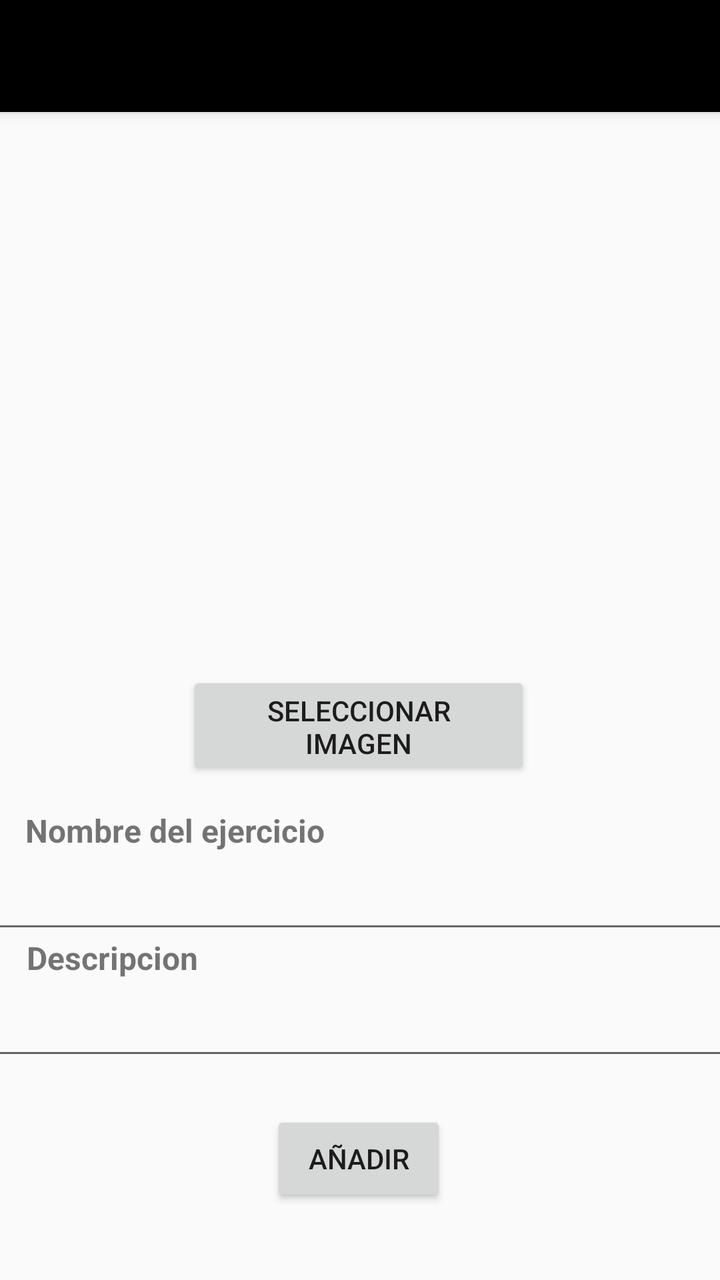
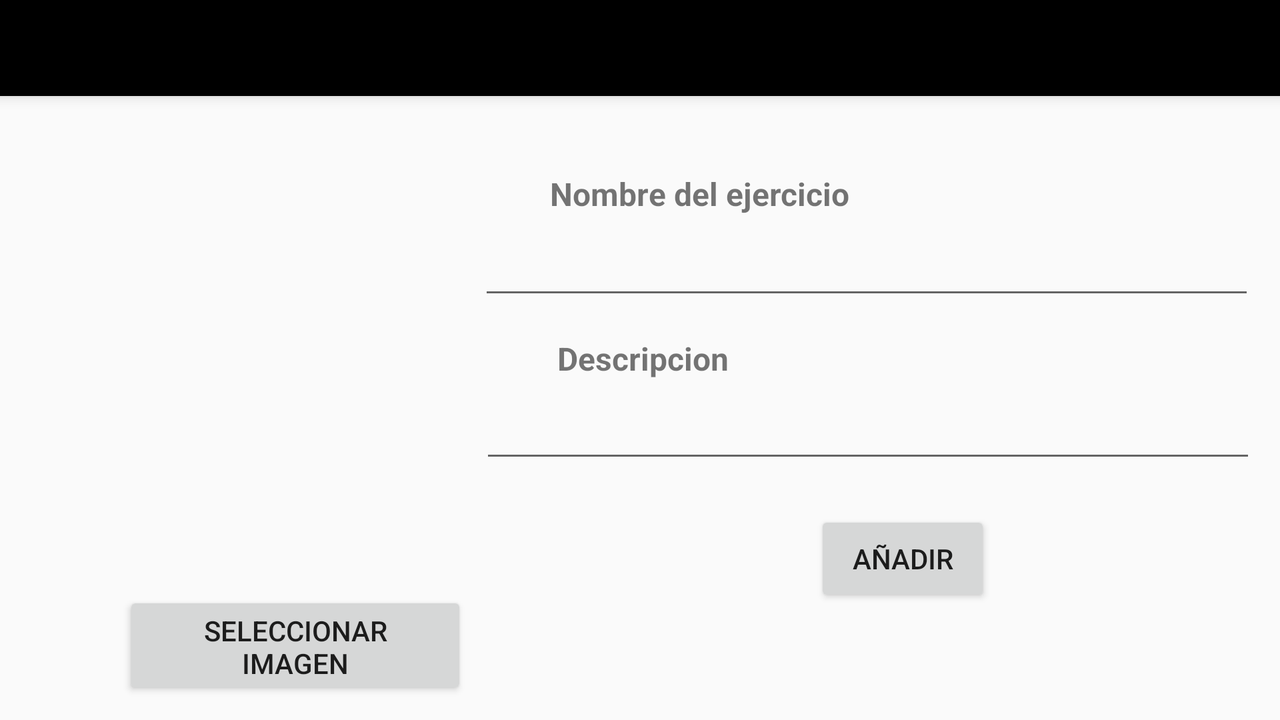

Two renders of one Android screen. The first uses the default layout on a phone; the second uses the alternative layout the repository ships for a different screen configuration, on a matching device. The two XML files are below.
<!-- AndroidManifest.xml: application theme Theme.AppCompat.Light.NoActionBar -->
<!-- res/layout/activity_anadirejercicio.xml -->
<?xml version="1.0" encoding="utf-8"?>
<androidx.constraintlayout.widget.ConstraintLayout xmlns:android="http://schemas.android.com/apk/res/android"
    xmlns:app="http://schemas.android.com/apk/res-auto"
    xmlns:tools="http://schemas.android.com/tools"
    android:layout_width="match_parent"
    android:layout_height="match_parent">

    <androidx.appcompat.widget.Toolbar
        android:id="@+id/labarra"
        android:layout_width="match_parent"
        android:layout_height="?attr/actionBarSize"
        android:background="#000000"
        android:elevation="4dp"
        app:layout_constraintTop_toTopOf="parent" />

    <ImageView
        android:id="@+id/imageView2"
        android:layout_width="301dp"
        android:layout_height="323dp"
        app:layout_constraintBottom_toBottomOf="parent"
        app:layout_constraintEnd_toEndOf="parent"
        app:layout_constraintStart_toStartOf="parent"
        app:layout_constraintTop_toBottomOf="@+id/labarra"
        app:layout_constraintVertical_bias="0.0"
        tools:srcCompat="@tools:sample/avatars" />

    <Button
        android:id="@+id/botonSeleccionarImagen"
        android:layout_width="172dp"
        android:layout_height="54dp"
        android:text="@string/botonSeleccionarImg"
        app:layout_constraintBottom_toBottomOf="parent"
        app:layout_constraintEnd_toEndOf="parent"
        app:layout_constraintHorizontal_bias="0.497"
        app:layout_constraintStart_toStartOf="parent"
        app:layout_constraintTop_toTopOf="parent"
        app:layout_constraintVertical_bias="0.573" />

    <TextView
        android:id="@+id/textView5"
        android:layout_width="wrap_content"
        android:layout_height="wrap_content"
        android:text="@string/tvNombreEjr"
        android:textSize="16sp"
        android:textStyle="bold"
        app:layout_constraintBottom_toBottomOf="parent"
        app:layout_constraintEnd_toEndOf="parent"
        app:layout_constraintHorizontal_bias="0.061"
        app:layout_constraintStart_toStartOf="parent"
        app:layout_constraintTop_toTopOf="parent"
        app:layout_constraintVertical_bias="0.654" />

    <TextView
        android:id="@+id/textView6"
        android:layout_width="wrap_content"
        android:layout_height="wrap_content"
        android:text="@string/tvDescripcion"
        android:textSize="16sp"
        android:textStyle="bold"
        app:layout_constraintBottom_toBottomOf="parent"
        app:layout_constraintEnd_toEndOf="parent"
        app:layout_constraintHorizontal_bias="0.048"
        app:layout_constraintStart_toStartOf="parent"
        app:layout_constraintTop_toTopOf="parent"
        app:layout_constraintVertical_bias="0.757" />

    <EditText
        android:id="@+id/nombreEjer"
        android:layout_width="388dp"
        android:layout_height="51dp"
        android:ems="10"
        android:inputType="text"
        app:layout_constraintBottom_toBottomOf="parent"
        app:layout_constraintEnd_toEndOf="parent"
        app:layout_constraintHorizontal_bias="0.695"
        app:layout_constraintStart_toStartOf="parent"
        app:layout_constraintTop_toTopOf="parent"
        app:layout_constraintVertical_bias="0.714" />

    <EditText
        android:id="@+id/descripEjer"
        android:layout_width="388dp"
        android:layout_height="51dp"
        android:ems="10"
        android:inputType="text"
        app:layout_constraintBottom_toBottomOf="parent"
        app:layout_constraintEnd_toEndOf="parent"
        app:layout_constraintHorizontal_bias="0.695"
        app:layout_constraintStart_toStartOf="parent"
        app:layout_constraintTop_toTopOf="parent"
        app:layout_constraintVertical_bias="0.822" />

    <Button
        android:id="@+id/botonAnadir"
        android:layout_width="wrap_content"
        android:layout_height="wrap_content"
        android:text="@string/botonAnadir"
        app:layout_constraintBottom_toBottomOf="parent"
        app:layout_constraintEnd_toEndOf="parent"
        app:layout_constraintHorizontal_bias="0.498"
        app:layout_constraintStart_toStartOf="parent"
        app:layout_constraintTop_toTopOf="parent"
        app:layout_constraintVertical_bias="0.938" />

</androidx.constraintlayout.widget.ConstraintLayout>
<!-- resources referenced by this layout -->
<resources>
  <string name="botonAnadir">Añadir</string>
  <string name="botonSeleccionarImg">Seleccionar Imagen</string>
  <string name="tvDescripcion">Descripcion</string>
  <string name="tvNombreEjr">Nombre del ejercicio</string>
</resources>
<!-- res/layout-land/activity_anadirejercicio.xml (the repository's variant of the layout above) -->
<!-- drawn on the phone turned sideways -->
<?xml version="1.0" encoding="utf-8"?>
<androidx.constraintlayout.widget.ConstraintLayout xmlns:android="http://schemas.android.com/apk/res/android"
    xmlns:app="http://schemas.android.com/apk/res-auto"
    xmlns:tools="http://schemas.android.com/tools"
    android:layout_width="match_parent"
    android:layout_height="match_parent">

    <androidx.appcompat.widget.Toolbar
        android:id="@+id/labarra"
        android:layout_width="match_parent"
        android:layout_height="?attr/actionBarSize"
        android:background="#000000"
        android:elevation="4dp"
        app:layout_constraintTop_toTopOf="parent" />

    <ImageView
        android:id="@+id/imageView2"
        android:layout_width="266dp"
        android:layout_height="275dp"
        app:layout_constraintBottom_toBottomOf="parent"
        app:layout_constraintEnd_toEndOf="parent"
        app:layout_constraintHorizontal_bias="0.06"
        app:layout_constraintStart_toStartOf="parent"
        app:layout_constraintTop_toBottomOf="@+id/labarra"
        app:layout_constraintVertical_bias="0.102"
        tools:srcCompat="@tools:sample/avatars" />

    <Button
        android:id="@+id/botonSeleccionarImagen"
        android:layout_width="172dp"
        android:layout_height="54dp"
        android:text="@string/botonSeleccionarImg"
        app:layout_constraintBottom_toBottomOf="parent"
        app:layout_constraintEnd_toEndOf="parent"
        app:layout_constraintHorizontal_bias="0.132"
        app:layout_constraintStart_toStartOf="parent"
        app:layout_constraintTop_toTopOf="parent"
        app:layout_constraintVertical_bias="0.966" />

    <TextView
        android:id="@+id/textView5"
        android:layout_width="wrap_content"
        android:layout_height="wrap_content"
        android:text="@string/tvNombreEjr"
        android:textSize="16sp"
        android:textStyle="bold"
        app:layout_constraintBottom_toBottomOf="parent"
        app:layout_constraintEnd_toEndOf="parent"
        app:layout_constraintHorizontal_bias="0.561"
        app:layout_constraintStart_toStartOf="parent"
        app:layout_constraintTop_toTopOf="@+id/labarra"
        app:layout_constraintVertical_bias="0.254" />

    <TextView
        android:id="@+id/textView6"
        android:layout_width="wrap_content"
        android:layout_height="wrap_content"
        android:text="@string/tvDescripcion"
        android:textSize="16sp"
        android:textStyle="bold"
        app:layout_constraintBottom_toBottomOf="parent"
        app:layout_constraintEnd_toEndOf="parent"
        app:layout_constraintHorizontal_bias="0.503"
        app:layout_constraintStart_toStartOf="parent"
        app:layout_constraintTop_toTopOf="parent"
        app:layout_constraintVertical_bias="0.498" />

    <EditText
        android:id="@+id/nombreEjer"
        android:layout_width="388dp"
        android:layout_height="51dp"
        android:ems="10"
        android:inputType="text"
        app:layout_constraintBottom_toBottomOf="parent"
        app:layout_constraintEnd_toEndOf="parent"
        app:layout_constraintHorizontal_bias="0.95"
        app:layout_constraintStart_toStartOf="parent"
        app:layout_constraintTop_toTopOf="parent"
        app:layout_constraintVertical_bias="0.336" />

    <EditText
        android:id="@+id/descripEjer"
        android:layout_width="388dp"
        android:layout_height="51dp"
        android:ems="10"
        android:inputType="text"
        app:layout_constraintBottom_toBottomOf="parent"
        app:layout_constraintEnd_toEndOf="parent"
        app:layout_constraintHorizontal_bias="0.953"
        app:layout_constraintStart_toStartOf="parent"
        app:layout_constraintTop_toTopOf="parent"
        app:layout_constraintVertical_bias="0.6" />

    <Button
        android:id="@+id/botonAnadir"
        android:layout_width="wrap_content"
        android:layout_height="wrap_content"
        android:text="@string/botonAnadir"
        app:layout_constraintBottom_toBottomOf="parent"
        app:layout_constraintEnd_toEndOf="parent"
        app:layout_constraintHorizontal_bias="0.738"
        app:layout_constraintStart_toStartOf="parent"
        app:layout_constraintTop_toTopOf="parent"
        app:layout_constraintVertical_bias="0.818" />



</androidx.constraintlayout.widget.ConstraintLayout>
